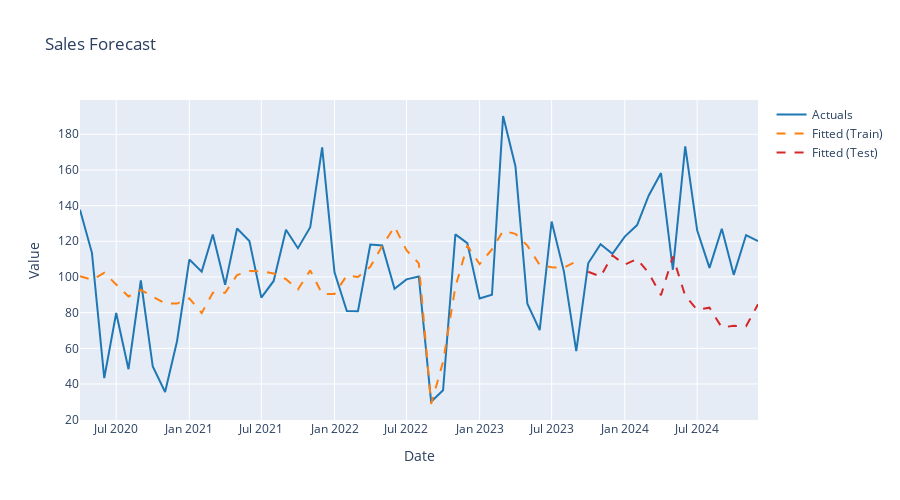

Notebook code for this chart:
### Code cell
# sklearn engine (default)
spec_sk = linear_reg()
fit_sk = spec_sk.fit(train_data, FORMULA_STR)
fit_sk = fit_sk.evaluate(test_data)

print("sklearn model fitted successfully!")

outputs_sk, coefs_sk, stats_sk = fit_sk.extract_outputs()
display(outputs_sk)
display(coefs_sk)
display(stats_sk)

fig = plot_forecast(fit_sk, title="Sales Forecast")
fig.show()
